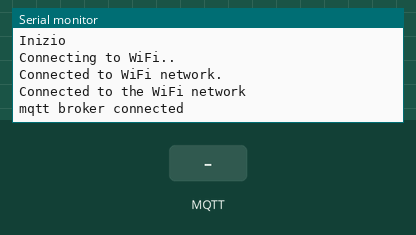
Bench run of a sketch on a simulated Arduino Uno, built with avr-gcc and run on an emulated ATmega328P. Shown: the last lines printed to the serial monitor. Inputs (shaded band) come from the test bench. WiFi joins after 1.5 s; servers stay silent unless stated; no MQTT or app messages arrive unless stated.

Above: at 2.7 s.
2.8 s: MQTT message "1" arrives on the first subscribed topic
At 7.2 s:
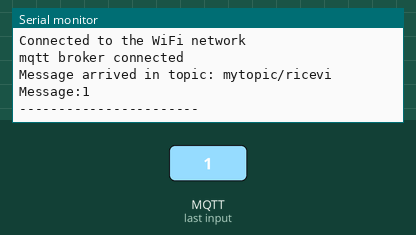
8.8 s: MQTT message "on" arrives on the first subscribed topic
At 12.3 s:
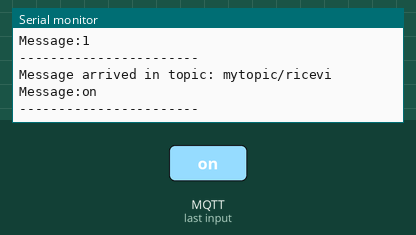
14.8 s: MQTT message "off" arrives on the first subscribed topic
At 17.4 s:
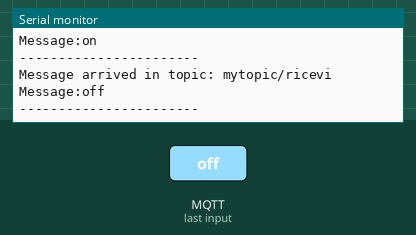

The sketch:

MQTTardEsp.ino
```cpp
#include <SoftwareSerial.h>
#include "WiFiEsp.h"
#include <PubSubClient.h>
SoftwareSerial ESP8266(10, 11);
// WiFi
const char *ssid = "emilio";
const char *password = "mafeking";

// MQTT Broker
const char *mqtt_broker = "192.168.43.48";
//const char *mqtt_broker = "172.17.5.14";
const char *invia = "mytopic/invia";
const char *ricevi = "mytopic/ricevi";
const char *mqtt_username = "";
const char *mqtt_password = "";
const int mqtt_port = 1883;

WiFiEspClient espClient;
PubSubClient client(espClient);

void setup() {

  Serial.begin(115200);
  ESP8266.begin(9600);
  WiFi.init(&ESP8266);
  Serial.println("Inizio");

  Serial.print("Connecting to WiFi..");
  int status = WiFi.begin(ssid, password);
  if (status == WL_CONNECTED) {
    Serial.println();
    Serial.println("Connected to WiFi network.");
  } else {
    WiFi.disconnect(); // remove the WiFi connection
    Serial.println();
    Serial.println("Connection to WiFi network failed.");
  }
  Serial.println("");
  Serial.println("Connected to the WiFi network");

  String client_id = "esp32-client-" ;//+ String(WiFi.macAddress());
  //Serial.printf("%s connecting to MQTT broker .." , client_id.c_str());
  client.setServer(mqtt_broker, mqtt_port);
  client.setCallback(callback);
  while (!client.connected()) {
    if (client.connect(client_id.c_str(), mqtt_username, mqtt_password)) {
      Serial.println("mqtt broker connected");
    } else {
      Serial.print("failed with state ");
      Serial.println(client.state());
      Serial.println("retrying");
      delay(2000);
    }
  }
  // publish and subscribe
  client.publish(invia, "Attivo");

  client.subscribe(ricevi);
}

void callback(char *topic, byte *payload, unsigned int length) {
  Serial.print("Message arrived in topic: ");
  Serial.println(topic);
  Serial.print("Message:");
  for (int i = 0; i < length; i++) {
    Serial.print((char) payload[i]);
  }
  Serial.println();
  Serial.println("-----------------------");
}
int n = 0;
void loop() {
  char s[20];
  n = n + 1;
  sprintf(s,"%d",n);
  client.publish(invia, s);
  delay(5000);
  client.loop();
}
```

Measured:
- after the input at 2.8 s, the serial monitor: prints a new line after 3.8 s (image 1)
- after the input at 8.8 s, the serial monitor: prints a new line after 2.8 s (image 2)
- after the input at 14.8 s, the serial monitor: prints a new line after 1.8 s (image 3)
